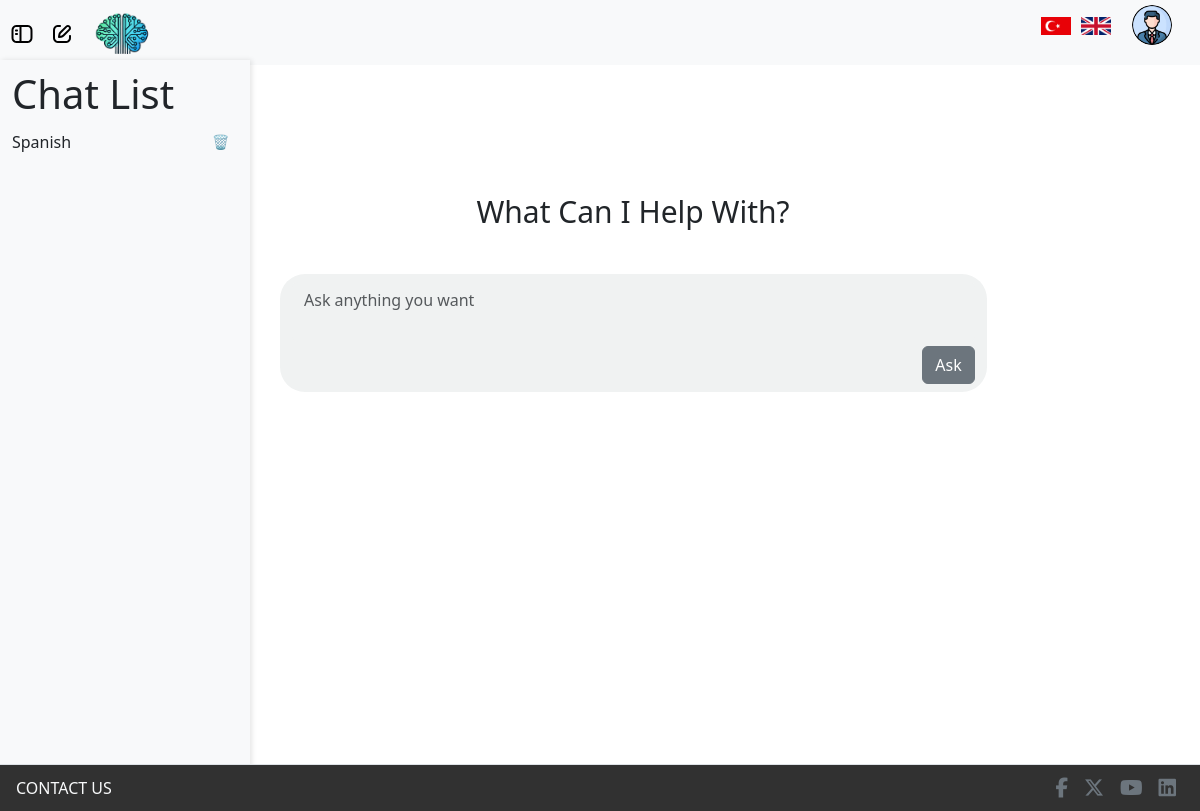
The app's page / (signed in) with its own data.
### models/information.py (models this page shows)
class Information(db.Model):
    id = db.Column(db.Integer, primary_key=True, autoincrement=True)
    user_id = db.Column(db.Integer, db.ForeignKey('user.id'), nullable=False)
    name = db.Column(db.String(50))
    surname = db.Column(db.String(50))
    telephone_number = db.Column(db.String(15))
    birth_date = db.Column(db.Date)
    gender = db.Column(db.String(10))
    address = db.Column(db.String(255))
    language = db.Column(db.String(20))
    profile_image = db.Column(db.String(200), nullable=True)

### models/chat_history.py (models this page shows)
class ChatHistory(db.Model):
    id = db.Column(db.Integer, primary_key=True)
    user_id = db.Column(db.Integer, db.ForeignKey('user.id'), nullable=False)
    topic = db.Column(db.String(100), nullable=False)
    chats = db.Column(MutableList.as_mutable(db.JSON), nullable=True)
    difficulty = db.Column(db.String(100), nullable=False, default="easy")
    timestamp = db.Column(db.DateTime, nullable=False, default=db.func.current_timestamp())
    realchat_count = db.Column(db.Integer, nullable=False, default=0)
    extrachat = db.Column(db.Integer, nullable=False, default=0)
    is_sumbitted = db.Column(db.Boolean, nullable=False, default=False)
    is_quizstarted = db.Column(db.Boolean, nullable=False, default=False)

### routes/home_routes.py (the view)
@home_routes.route("/")
def home_page():
    user_chats = None
    selected_chat = None
    user_information = None
    if current_user.is_authenticated:
        user_information = Information.query.filter_by(user_id=current_user.id).first()
        user_chats = ChatHistory.query.filter_by(user_id=current_user.id).all()
    chat_id = request.args.get("chat_id", type=int)
    if chat_id:
        selected_chat = ChatHistory.query.filter_by(id=chat_id).first()
        if selected_chat.user_id != current_user.id:
            flash('Unathenticated chat is found, you can not enter !!!', 'error')
            return redirect(url_for('home_routes.home_page'))
        if selected_chat is None:
            flash('Selected chat not found', 'error')
            return redirect(url_for('home_routes.home_page'))
        else:
            current_user.currentChatID = chat_id
            db.session.commit()
    else:
        current_user.currentChatID = None
        db.session.commit()
    return render_template(
        "index.html",
        user_chats=user_chats,
        selected_chat=selected_chat,
        info=user_information
    )

### processors/babel_processor.py (called while the page is built)
def inject_babel():
    return dict(_=gettext)

def inject_locale():
    return {'get_locale': get_locale}

### server.py (called while the page is built)
@app.before_request
def before_request():
    g.locale = get_locale()
    g.timezone = get_timezone()

@login_manager.user_loader
def load_user(user_id):
    return User.query.get(int(user_id))

### utils/language_utils.py (called while the page is built)
def get_locale():
    if 'lang' in request.args:
        lang = request.args.get('lang')
        if lang in ['en', 'tr']:
            session['lang'] = lang
            return session['lang']
    elif 'lang' in session:
        return session.get('lang')
    return request.accept_languages.best_match(['en', 'tr'])

def get_timezone():
    user = getattr(g, 'user', None)
    if user is not None:
        return user.timezone

### templates/index.html (shortened to what this page needs)
{% extends "layouts/layout.html" %} {% block title %}Welcome{% endblock title %}
{% block content %}
<div class="flash-container position-absolute top-0 start-50 translate-middle-x p-3">
</div>
<div class="container" id="chat">
    {% if current_user.is_authenticated %}
    <div class="container-fluid d-flex justify-content-start" id="progressBarr"></div>
    {% else %}
    <div class="container-fluid" id="hiddenContent"></div>
    {% endif %}
    <div class="container-fluid" id="content">
        <h1 class="display-4 text-center mb-4" id="header">
            {{ _('What Can I Help With?') }}
        </h1>
        <div class="container_fluid d-flex w-100">
            <div class="container pt-2 pb-2" id="chatBeginning">
                <form id="messageForm">
                    <div class="mb-1">
                        <textarea class="form-control" id="exampleFormControlTextarea1" rows="2"
                            placeholder="{{ _('Ask anything you want') }}" required></textarea>
                    </div>
                    <div class="d-flex flex-row-reverse">
                        <button type="submit" class="btn btn-secondary" id="askButton">
                            {{ _('Ask') }}
                        </button>
                    </div>
                </form>
            </div>
            </div>
    </div>
</div>
{% endblock content %}

### templates/layouts/layout.html (shortened to what this page needs)
<!doctype html>
<html lang="en">
<head>
    <link rel="stylesheet" href="https://cdnjs.cloudflare.com/ajax/libs/font-awesome/6.5.1/css/all.min.css">
    <link href="https://cdn.jsdelivr.net/npm/bootstrap@5.3.3/dist/css/bootstrap.min.css" rel="stylesheet" />
    <link href="{{ url_for('static', filename='css/style.css') }}" rel="stylesheet" />
</head>
<body>
    <nav class="navbar navbar-expand-lg navbar-light d-flex bg-light">
        <div class="container-fluid">
            {% if current_user.is_authenticated %}
            <a class="navbar-brand" id="toggle-sidebar"></a>
            <a class="navbar-brand" id="toggle-new-chat" onclick="openTopic(event);"></a>
                <a class="navbar-brand" id="toggle-logo" href="{{ url_for('home_routes.home_page') }}">
                    <img src="{{ url_for('static', filename='images/logo.jpg') }}" class="logo"/>
                </a>
            <div class="navbar-nav ms-auto d-flex align-items-center" id="navbarNav">
                <ul class="navbar-brand d-flex align-items-center">
                    <li class="nav-item d-flex" id="change_language">
                        <a href="{{ url_for('language_routes.change_language', lang_code='tr') }}">
                            <img src="{{ url_for('static', filename='images/Türkçe.jpg') }}" alt="Türkçe" class="language-flag" />
                        </a>
                        <a href="{{ url_for('language_routes.change_language', lang_code='en') }}">
                            <img src="{{ url_for('static', filename='images/English.png') }}" alt="English" class="language-flag" />
                        </a>
                    </li>
                    <li class="nav-item ms-3">
                        <img src="{{ url_for('static', filename=(info.profile_image if info.profile_image else 'images/user.png')) }}" class="rounded-circle" id="userDropdown" role="button" data-bs-toggle="dropdown" aria-expanded="false" />
                    </li>
                </ul>
            </div>
            {% endif %}
        </div>
    </nav>
    <div class= mainpart>
        <div class="row">
            {% if current_user.is_authenticated %}
            <div id="sidebar" class="col-md-3 col-lg-2 d-md-block bg-light sidebar d-flex flex-column pb-5">
                <h1>Chat List</h1>
                <ul class="nav flex-column position-sticky pb-5">
                    {% if user_chats %}
                    {% for chat in user_chats %}
                    <li class="nav-item d-flex justify-content-between align-items-center">
                        <a class="nav-link text-dark p-0" href="{{ url_for('chat_routes.chatl', id=chat.id) }}">
                            <span>{{ chat.topic }}</span>
                        </a>
                        <form method="POST" action="{{ url_for('chat_routes.delete_chat', id=chat.id) }}" onsubmit="return confirm('Are you sure you want to delete this chat?')">
                            <button type="submit" class="btn btn-sm btn-white">🗑️</button>
                        </form>
                    </li>
                    {% endfor %}
                    {% else %}
                    <li class="nav-item">
                        <span class="text-muted">{{ _('No chat history available.') }}</span>
                    </li>
                    {% endif %}
                </ul>
            </div>
            {% endif %}
            <main class="col-md-9 ms-sm-auto col-lg-10 px-md-4 d-flex justify-content-center mt-4">
                {% block content %}{% endblock content %}
            </main>
        </div>
        <footer class="d-flex flex-column flex-md-row justify-content-between align-items-center border-top px-3 py-2">
        <span class="contact-us-text text-light text-center mb-2 mb-md-0">{{ _('CONTACT US') }}</span>
        <ul class="d-flex align-items-center justify-content-center list-unstyled mb-0">
            <li><a href="#" class="mx-2 fs-5 text-secondary"><i
                        class="footer-contact-us-icons fa-brands fa-facebook-f"></i></a></li>
            <li><a href="#" class="mx-2 fs-5 text-secondary"><i
                        class="footer-contact-us-icons fa-brands fa-x-twitter"></i></a></li>
            <li><a href="#" class="mx-2 fs-5 text-secondary"><i class="footer-contact-us-icons fab fa-youtube"></i></a>
            </li>
            <li><a href="#" class="mx-2 fs-5 text-secondary"><i class="footer-contact-us-icons fab fa-linkedin"></i></a>
            </li>
        </ul>
    </footer>
    </div>
</body>
</html>

### static/css/style.css (style rules this page uses)
body { margin: 0; padding: 0; width: 100%; height: 100vh; overflow-x: hidden; }
.logo { height: 50px; width: auto; margin-right: 10px; transition: transform 0.3s ease; }
.navbar { height: 65px; width: 100%; position: fixed; top: 0; }
.row { min-height: 700px; margin-bottom: 40px; }
.mainpart { min-height: 800px; }
main { min-height: 700px; margin-top: 200px; }
#userDropdown { width: 40px; height: 40px; cursor: pointer; }
#sidebar { height: 90vh; width: 250px; overflow-y: auto; position: fixed; top: 0; left: -250px; background-color: white; box-shadow: 2px 0 5px rgba(0, 0, 0, 0.1); transition: left 0.3s ease; z-index: 1040; padding-bottom: 50px; margin-top: 60px; padding-top: 10px; margin-bottom: 50px; }
#sidebar.show { left: 0; }
#toggle-sidebar { left: 10px; z-index: 1050; position: absolute; }
#toggle-new-chat { left: 50px; z-index: 1050; position: absolute; }
#toggle-logo { left: 90px; z-index: 1050; position: absolute; }
.contact-us-text { color: #414040; }
.flash-container { z-index: 1050; }
#chat { margin-bottom: 50px; height: 480px; transition: all 0.5s ease; }
#content { margin-top: 170px; padding-right: 150px; }
#header { font-weight: 500; font-size: 30px; }
#chatBeginning { min-height: 110px; width: 90%; border-style: none; border-radius: 25px; background-color: rgb(240, 242, 242); margin-right: 5%; margin-left: 40px; }
#exampleFormControlTextarea1 { background-color: rgb(240, 242, 242); border-style: none; resize: none; }
.nav-item { list-style-type: none; margin: 0; padding: 0; }
.language-flag { width: 30px; height: auto; margin: 0 5px; cursor: pointer; transition: transform 0.3s ease; }
#progressBarr { position: fixed; top: 50px; left: 100; width: 70%; height: 55px; z-index: 0; background-color: #f8f9fa00; display: flex; align-items: flex-end; padding-bottom: 10px; }
footer { width: 100%; background-color: rgb(49, 49, 49); color: white; padding: 10px 0; position: relative; z-index: 9999; }
.container-fluid { display: flex; flex-wrap: wrap; gap: 20px; justify-content: center; align-items: flex-start; }

### records on screen
Information: profile_image (picture)
ChatHistory: topic "Spanish"
